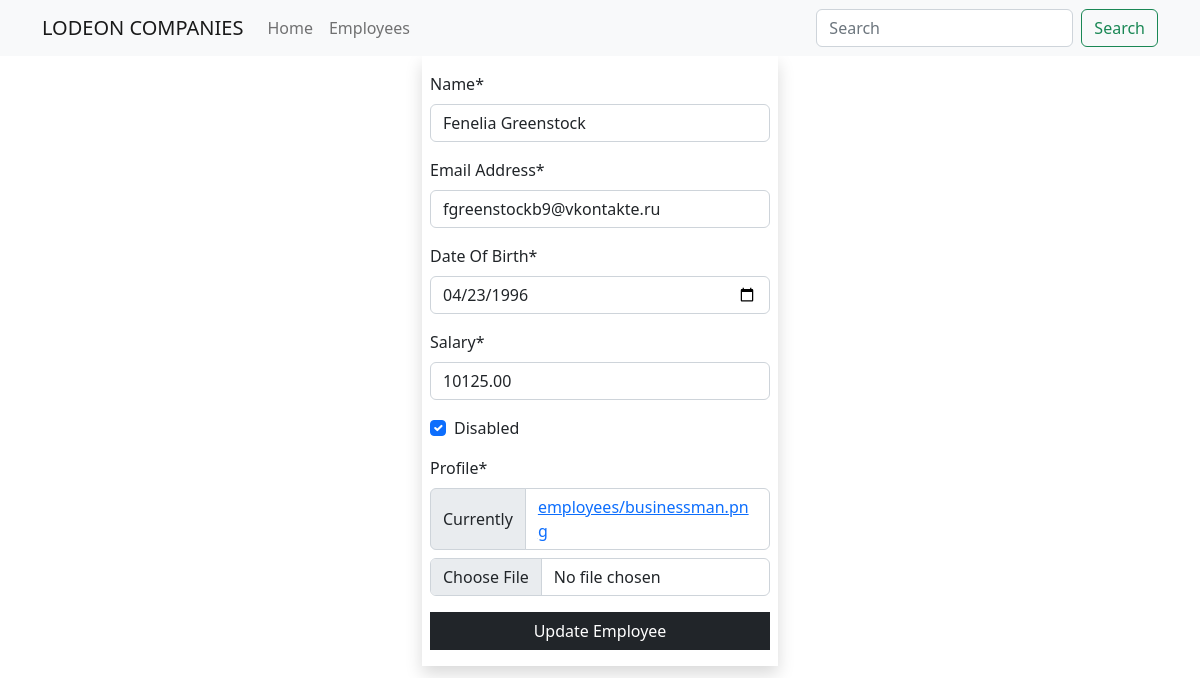
The page /employees/update/406 on the database its author committed.
### main_app/models.py (models this page shows, shortened)
class Employee(models.Model):
    name = models.CharField(max_length=40)
    email = models.EmailField(unique=True)
    dob = models.DateField(null=True)
    salary = models.DecimalField(max_digits=7, decimal_places=2)
    disabled = models.BooleanField(default=False)
    profile = models.ImageField(upload_to=unique_img_name, null=True, default="employees/businessman.png")
    created_at = models.DateTimeField(auto_now_add=True, null=True)  # Once during creation
    updated_at = models.DateTimeField(auto_now=True, null=True)  # Everytime an update is done
    class Meta:
        verbose_name = 'Employee'
        verbose_name_plural = 'Employees'
        ordering = ['salary']

### main_app/views.py (the view)
# urls.py: path('employees/update/<int:emp_id>', views.employee_update, name="update"),
def employee_update(request, emp_id):
    employee = get_object_or_404(Employee, pk=emp_id)
    if request.method == 'POST':
        form = EmployeeForm(request.POST, request.FILES, instance=employee)
        if form.is_valid():
            form.save()
            messages.success(request, "Employee Updated Successfully")
            return redirect('details', emp_id)
    else:
        form = EmployeeForm(instance=employee)
    return render(request, "update.html", {"form": form})

### main_app/app_forms.py
class EmployeeForm(forms.ModelForm):
    class Meta:
        model = Employee
        fields = "__all__"
        widgets = {
            "dob": forms.DateInput(attrs={"type": "date", "min": "1990-01-01", "max": "2005-12-31"}),
            "salary": forms.NumberInput(attrs={"max": 75000, "min": 10000})
        }
        labels = {
            "dob": "Date Of Birth",
            "email": "Email Address"
        }

### templates/update.html (shortened to what this page needs)
{% extends 'base_template.html' %}
{% load  crispy_forms_filters %}
{% block content %}
    {% include 'navbar.html' %}
	<div class="container">
    <div class="row justify-content-center">
        <div class="col-sm-4">
            <form action="{{ request.path }}" method="post" enctype="multipart/form-data" class="shadow py-3 px-2">
                {{ form | crispy }}
                <button class="btn btn-dark rounded-0 w-100">Update Employee</button>
            </form>
        </div>
    </div>
</div>
{% endblock %}

### rows shown on the page
Employee: name "Fenelia Greenstock", email "fgreenstockb9@vkontakte.ru", dob "04/23/1996", salary "10125.00", disabled "☑"
